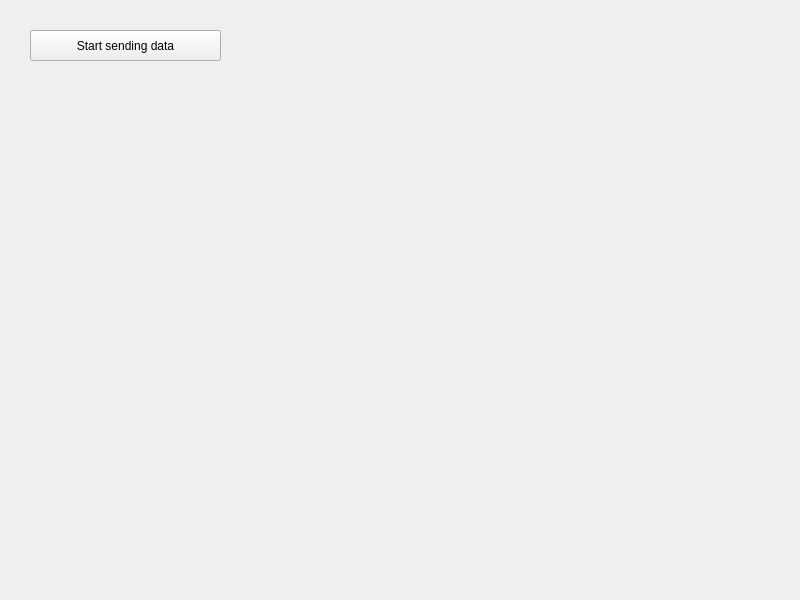
<?xml version="1.0" encoding="UTF-8"?>
<ui version="4.0">
 <class>Widget</class>
 <widget class="QWidget" name="Widget">
  <property name="geometry">
   <rect>
    <x>0</x>
    <y>0</y>
    <width>800</width>
    <height>600</height>
   </rect>
  </property>
  <property name="windowTitle">
   <string>Widget</string>
  </property>
  <widget class="QPushButton" name="pushButton">
   <property name="geometry">
    <rect>
     <x>30</x>
     <y>30</y>
     <width>191</width>
     <height>31</height>
    </rect>
   </property>
   <property name="text">
    <string>Start sending data</string>
   </property>
  </widget>
 </widget>
 <resources/>
 <connections/>
</ui>
